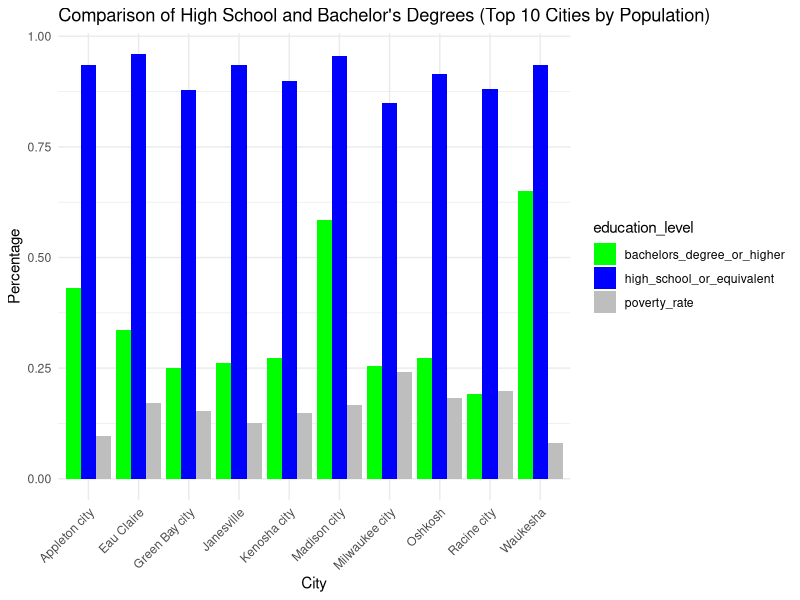
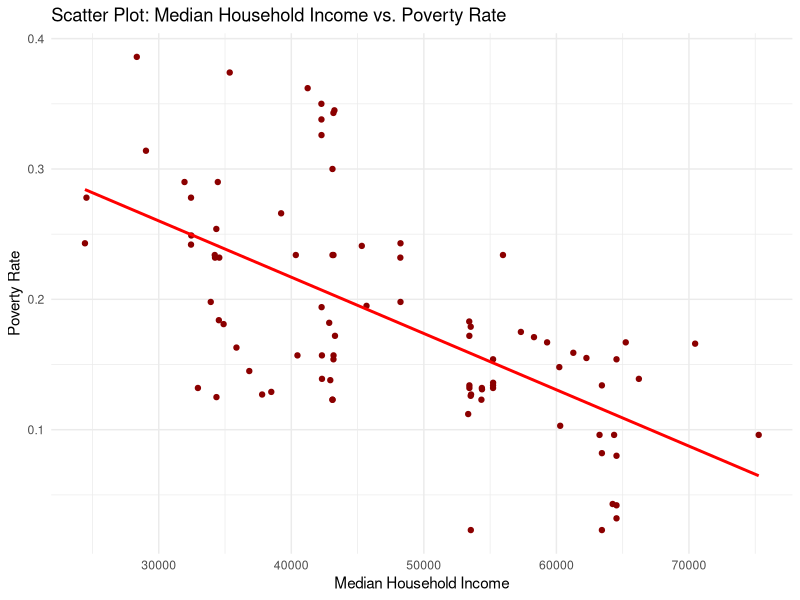
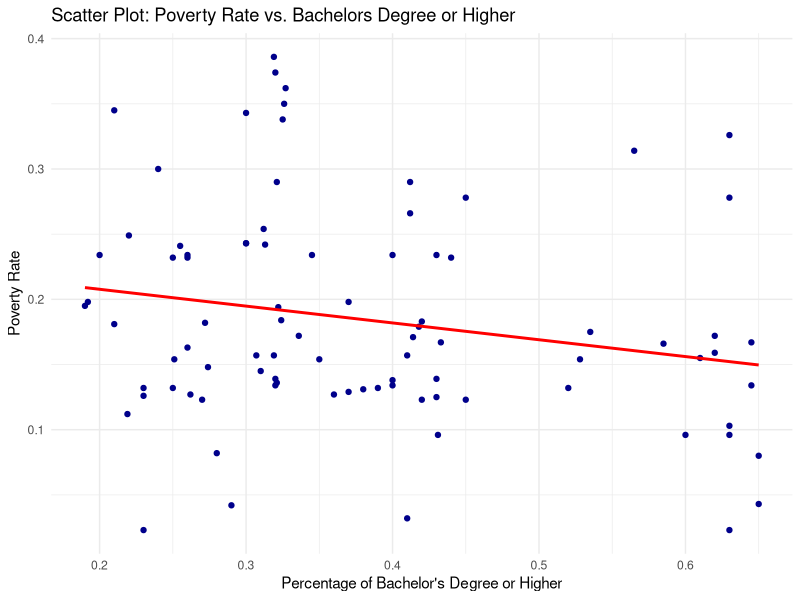

These figures' R source, in order:
## ---- chunk 1
knitr::opts_chunk$set(echo = TRUE)
library(ggplot2)
library(dplyr)
knitr::opts_chunk$set(warning = FALSE, message = FALSE) 

## ---- chunk 2
city_data = read.csv("combined_data.csv")
## ---- chunk 3
library(ggplot2)

top_10_cities <- city_data[order(city_data$total_population, decreasing = TRUE), ][1:10, ]

library(tidyr)
top_10_cities_long <- pivot_longer(top_10_cities, 
                                   cols = c("poverty_rate", "bachelors_degree_or_higher", "high_school_or_equivalent"), 
                                   names_to = "education_level", 
                                   values_to = "percentage")

ggplot(top_10_cities_long, aes(x = city, y = percentage, fill = education_level)) +
  geom_bar(stat = "identity", position = "dodge") +
  labs(title = "Comparison of High School and Bachelor's Degrees (Top 10 Cities by Population)",
       x = "City",
       y = "Percentage") +
  scale_fill_manual(values = c("poverty_rate" = "gray", "bachelors_degree_or_higher" = "green", "high_school_or_equivalent" = "blue")) +
  theme_minimal() +
  theme(axis.text.x = element_text(angle = 45, hjust = 1))
  # Rotating x-axis labels for better readability

## ---- chunk 4

ggplot(city_data, aes(x = median_household_income, y = poverty_rate)) +
  geom_point(color = "darkred") +
  geom_smooth(method = "lm", se = FALSE, color = "red") +  # Trend line
  labs(title = "Scatter Plot: Median Household Income vs. Poverty Rate",
       x = "Median Household Income",
       y = "Poverty Rate") +
  theme_minimal()

## ---- chunk 5
ggplot(city_data, aes(x = bachelors_degree_or_higher, y = poverty_rate)) +
  geom_point(color = "darkblue") +
  geom_smooth(method = "lm", se = FALSE, color = "red") + 
  labs(title = "Scatter Plot: Poverty Rate vs. Bachelors Degree or Higher",
       x = "Percentage of Bachelor's Degree or Higher",
       y = "Poverty Rate") +
  theme_minimal()
## ---- chunk 6
model_poverty_education <- lm(poverty_rate ~ bachelors_degree_or_higher, data = city_data)

cat("Coefficients:\n",
    "  Intercept:", coef(model_poverty_education)[1], "\n",
    "  bachelors_degree_or_higher:", coef(model_poverty_education)[2], "\n\n")
## ---- chunk 7
correlation_test = cor.test(city_data$bachelors_degree_or_higher, city_data$median_household_income)

cat("Correlation Test Results:\n",
    "   Correlation Coefficient:", correlation_test$estimate, "\n",
    "   Test Statistic:", correlation_test$statistic, "\n",
    "   Degrees of Freedom:", correlation_test$parameter, "\n",
    "   P-value:", correlation_test$p.value, "\n")

if (correlation_test$p.value < 0.05) {
  cat("Conclusion: Reject the null hypothesis. There is a significant correlation.\n")
} else {
  cat("Conclusion: Fail to reject the null hypothesis. There is no significant correlation.\n")
}
